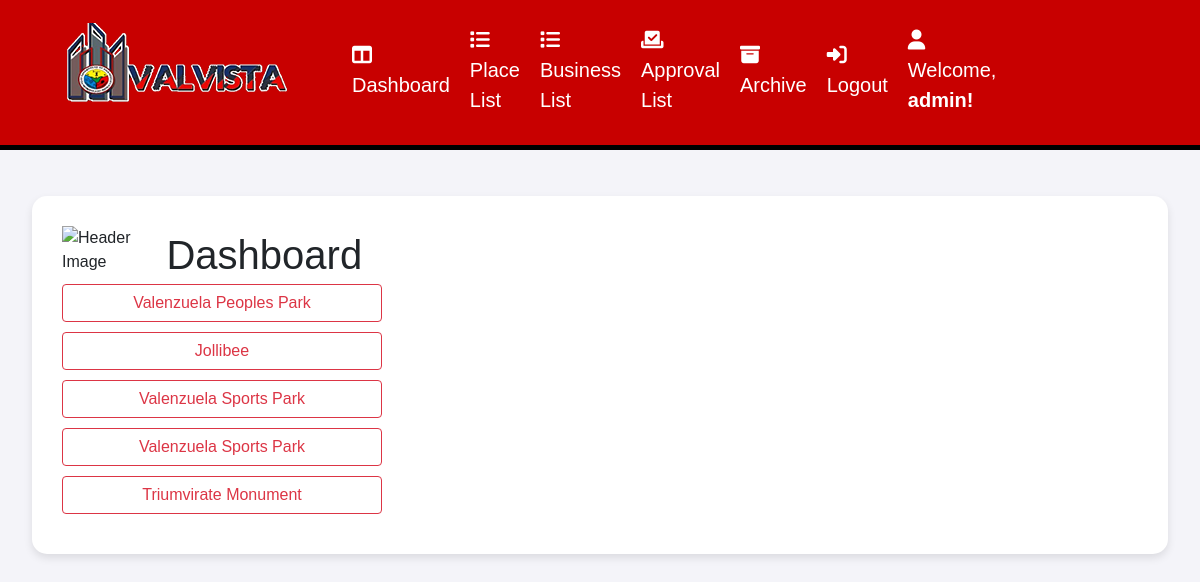
Before: /adpromo (signed in) with the older database file.
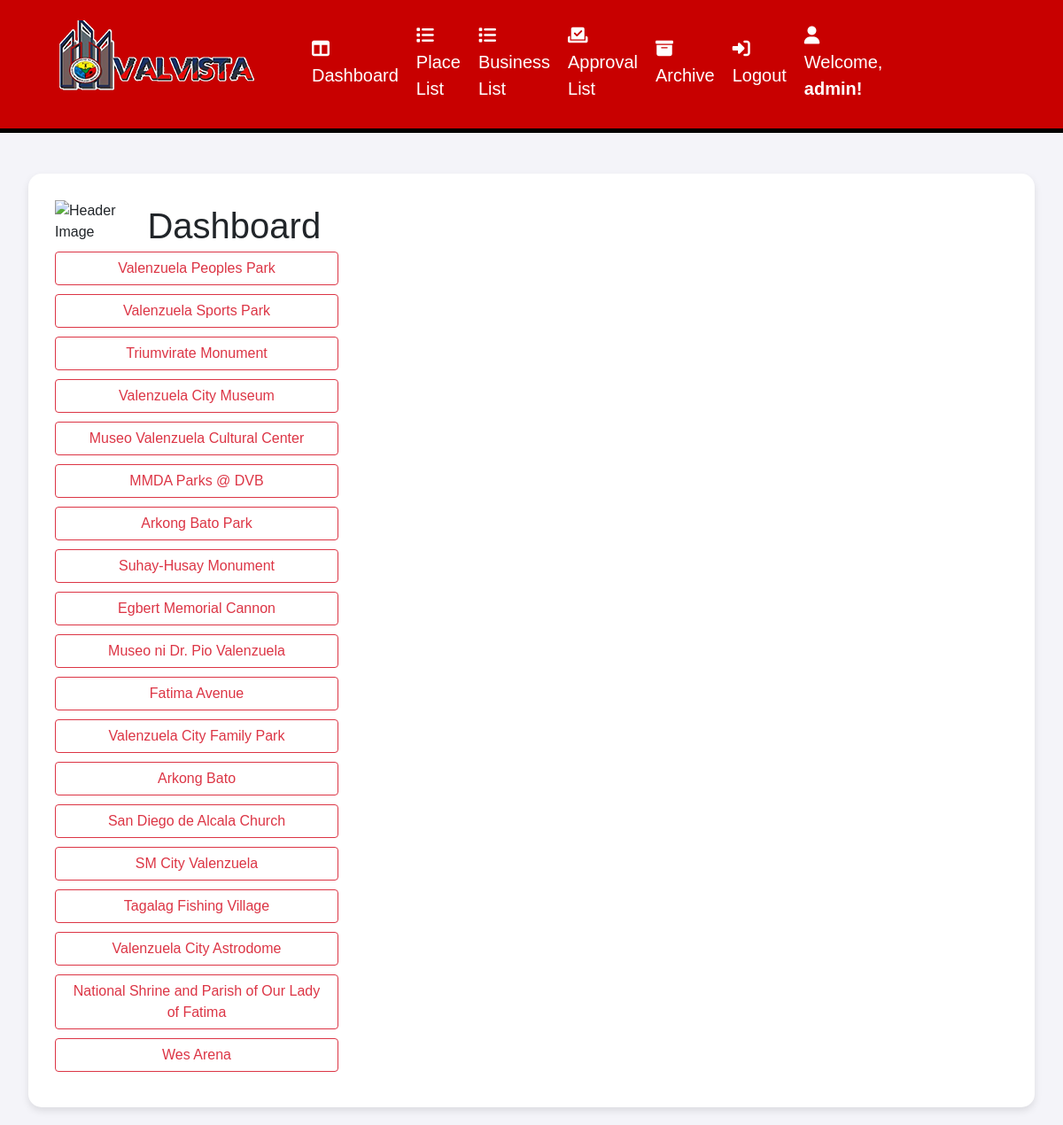
After: the same page with the newer database file.
### website/models.py (models this page shows, shortened)
class Place(models.Model):
        COST_CHOICES = [
        ('0','0'),
        ('1-200','1-200'),
        ('201-500','201-500'),
        ('501+','501+'),
        ]
        name = models.CharField (max_length=100)
        location = models.CharField (max_length=100)
        description = models.CharField (max_length=1000)
        categories = models.ManyToManyField('Category', related_name='places')
        time = models.CharField (max_length=20)
        timeclose = models.CharField (max_length=20)
        cost = models.CharField(max_length=100, blank=True,null=True,choices= COST_CHOICES)
        photo = models.ManyToManyField(PlaceMedia,related_name='places',blank=True)
        thumbnail = models.ImageField(upload_to="media")
        archived = models.BooleanField(default=False)
        map = models.CharField(max_length=2000,blank=True,null=True)
        promos = models.ImageField(upload_to="media",blank=True,null=True)
        announcement = models.TextField(max_length=5000, blank=True,null=True)

### website/views.py (the view)
# urls.py: path('adpromo',views.adpromo,name="adpromo"),
@login_required
def adpromo(request):
    if not request.user.groups.filter(name='Admin').exists():
        return HttpResponseForbidden("You don't have permission to access this page.")
    else:
      all_admin = Place.objects.all()
      context = {'all_admin': all_admin,}
      return render(request,'adpromo.html',context)

### website/templates/adpromo.html (shortened to what this page needs)
<!DOCTYPE html>
<html lang="en">
<head>
    <link rel="stylesheet" href="https://cdnjs.cloudflare.com/ajax/libs/font-awesome/6.5.1/css/all.min.css">
    <link rel="stylesheet" href="https://cdnjs.cloudflare.com/ajax/libs/font-awesome/4.7.0/css/font-awesome.min.css">
    <link href="https://cdn.jsdelivr.net/npm/bootstrap@5.0.2/dist/css/bootstrap.min.css" rel="stylesheet"
>
    {% load static %}
    <link rel="stylesheet" href="{% static 'RegUpdForm.css' %}">
</head>
<header>
    <nav>
        <div class="logo">
            <img class="logo"src ="\media\media\valvista logo.png" alt="logo">
        </div>
        <ul class="nav-links">
            <li><a href="{%url 'dashboard' %}"><i class="fa-solid fa-table-columns"></i>Dashboard</a></li>
            {% if user.is_authenticated%}
            <li><a href="{%url 'placelist' %}"><i class="fa-solid fa-list"></i>Place List</a></li>
            {%else%}
            <li><a ></i></a></li>
            {%endif%}
            <li><a href="{%url 'businessadmin' %}"><i class="fa-solid fa-list"></i></i>Business List</a></li>
            <li><a href="{%url 'approvallist' %}"><i class="fa-solid fa-check-to-slot"></i>Approval List</a></li>
            <li><a href="{%url 'archives' %}"><i class="fa-solid fa-box-archive"></i>Archive</a></li>
            {% if user.is_authenticated%}
            <li><a href="{%url 'logout' %}"><i class="fa-solid fa-right-to-bracket"></i> Logout</a></li>
            <li class="no-hover"><a style="color: white;"><i class="fa-solid fa-user"></i> Welcome, <strong> {{request.user}}!</strong></a></li>
            {%else%}
            <li><a href="{%url 'login' %}"><i class="fa-solid fa-right-to-bracket"></i> Login</a></li>
            {%endif%}
        </ul>
    </nav>
  </header>
    <br><br><br><br>
    <div style="max-width: 1600px;"class=" container">
    <div class="right-box">
        <div class="header-text">
            <img src="https://upload.wikimedia.org/wikipedia/commons/thumb/f/f9/Valenzuela_Seal.svg/768px-Valenzuela_Seal.svg.png" alt="Header Image">
    <h1>Dashboard</h1>
    <div class="row">
        <div class="col">
    <div class="content">
        {% for place in all_admin %}
        {% if not place.archived %}
        <div class="box-container">
            <h2  class="container-text"><a href="{%url 'promo' place.id%}" style="width: 40vh;" class="btn btn-outline-danger">{{place.name}}</a></h2>
        </div>
        {% endif %}
    {% endfor %}
</body>
</html>

Changed rows visible on the page:
no longer on this page (row edited): Place: name "Jollibee"
no longer on this page (row edited): Place: name "Valenzuela Sports Park"
added Place: name "Valenzuela City Museum"
added Place: name "Museo Valenzuela Cultural Center"
added Place: name "MMDA Parks @ DVB"
added Place: name "Arkong Bato Park"
added Place: name "Suhay-Husay Monument"
added Place: name "Egbert Memorial Cannon"
added Place: name "Museo ni Dr. Pio Valenzuela"
added Place: name "Fatima Avenue"
added Place: name "Valenzuela City Family Park"
added Place: name "Arkong Bato"
added Place: name "San Diego de Alcala Church"
added Place: name "SM City Valenzuela"
added Place: name "Tagalag Fishing Village"
added Place: name "Valenzuela City Astrodome"
added Place: name "National Shrine and Parish of Our Lady of Fatima"
added Place: name "Wes Arena"
